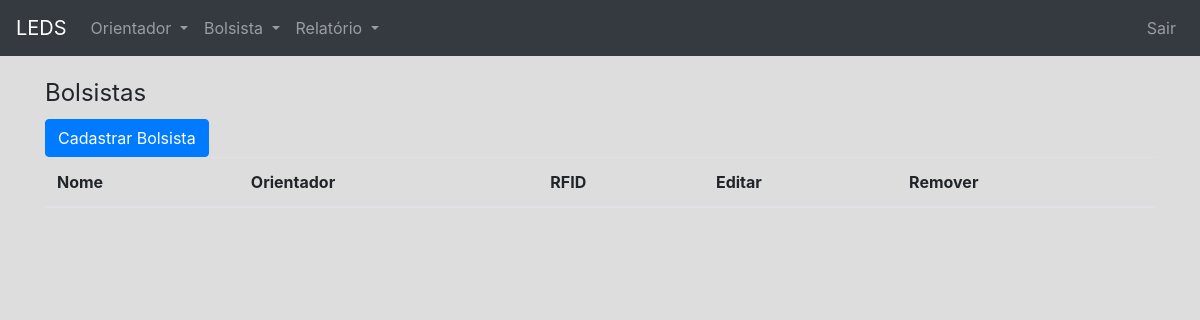
/bolsista/ (signed in), run on an earlier commit of the app's database.
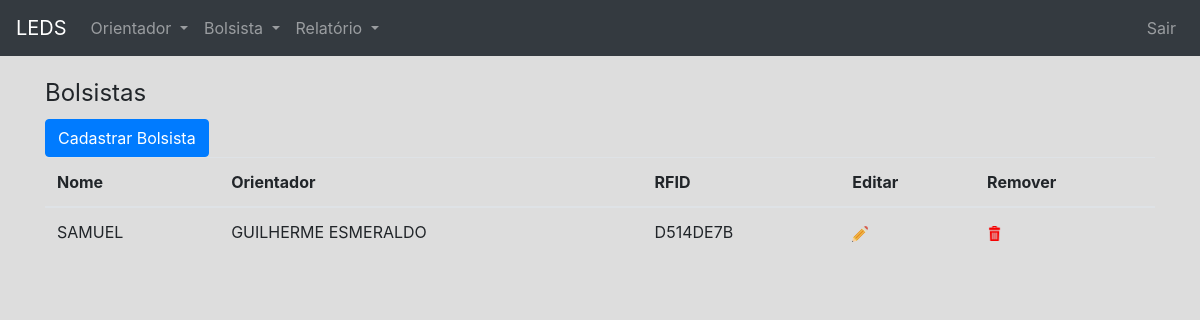
And on a later commit of the database.
### app/models.py (models this page shows, shortened)
class Bolsista(models.Model):
	TIPO_CHOICES = (
	    (0, 'Voluntário'),
	    (1, 'Remunerado'),
	)
	nome = models.CharField('Nome', max_length=100)
	matricula = models.CharField('Matricula', max_length= 100,unique=True)
	cartao_rfid = models.CharField('Cartão RFID', max_length=100, null=True)
	orientador = models.ForeignKey(Orientador, verbose_name='Orientador', related_name='bolsista_professor', on_delete=models.CASCADE, default=True)
	tipo_bolsa = models.IntegerField('Tipo', choices=TIPO_CHOICES)
	carga_horaria_semanal = models.IntegerField('Carga Horaria (semanal)', validators=[MinValueValidator(1)])
	class Meta:
		verbose_name='Bolsista'
		verbose_name_plural='Bolsistas'

class Orientador(models.Model):
	nome = models.CharField('Nome', max_length=100, unique = True)
	class Meta:
		verbose_name='Orientador';
		verbose_name_plural='Orientadores'

### app/views.py (the view)
# urls.py: url(r'^bolsista/$', views.list_bolsista, name='list_bolsista'),
@login_required(login_url='/login')
def list_bolsista(request):
	bolsistas = Bolsista.objects.all()
	return render(request, 'bolsista/list_bolsista.html',{'bolsistas':bolsistas})

### app/templates/bolsista/list_bolsista.html (shortened to what this page needs)
{% extends "base.html" %}
{%load static%}
{% load django_bootstrap_breadcrumbs %}
{%block content%}
    <legend>Bolsistas</legend>
<a href="{%url 'app:create_bolsista'%}"><button class="btn btn-primary">Cadastrar Bolsista
</button></a>
    <table class="table">
        <thead>
        <tr>
            <th>Nome</th>
            <th>Orientador</th>
            <th>RFID</th>
            <th>Editar</th>
            <th>Remover</th>
        </tr>
        </thead>
        <tbody>
        {% for bolsista in bolsistas %}
            <tr>
                <td>{{ bolsista.nome }}</td>
                <td>{{ bolsista.orientador.nome}}</td>
                <td>{{bolsista.cartao_rfid}}</td>
                <td><a href="{%url 'app:update_bolsista' bolsista.id%}"><img alt="" src="{% static 'img/edit.png'%}"></a></td>
                <td><a href="{%url 'app:delete_bolsista' bolsista.id%}"><img alt="" src="{% static 'img/rubbish.png'%}" width="15" height="15"></a></td>
            </tr>
        {% endfor %}
        </tbody>
    </table>
{% endblock %}

What changed in the data, as far as the page shows it:
added Bolsista: nome "SAMUEL", orientador.nome "GUILHERME ESMERALDO", cartao_rfid "D514DE7B"
